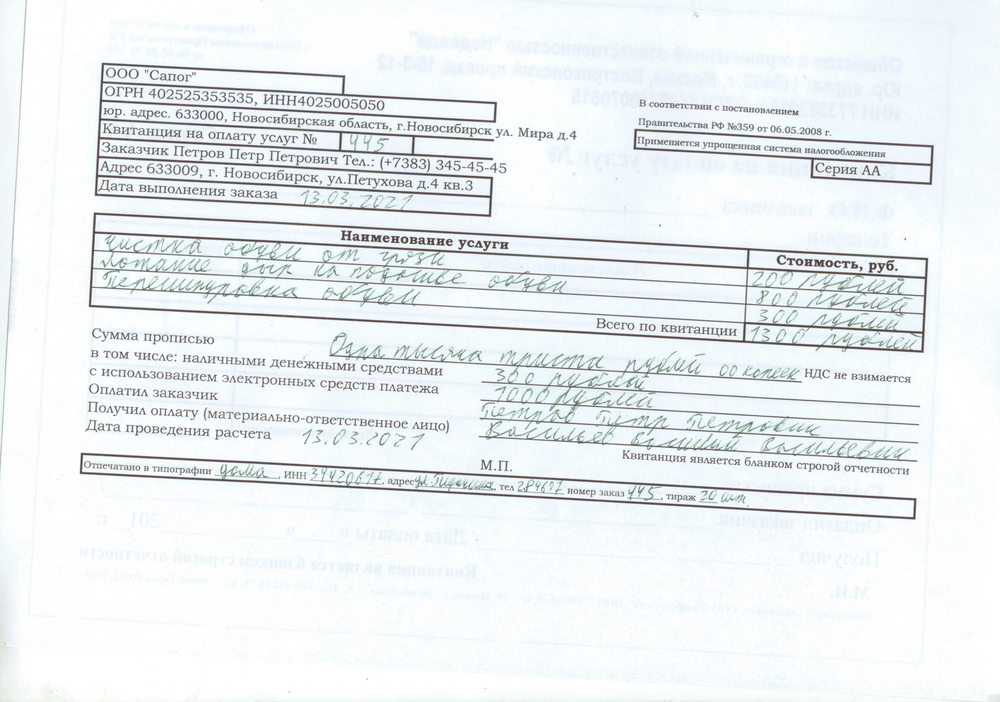
#> input picture images/lab6.1.in.jpg, 1000 x 702 px, shrunk from 7020 x 4928 before the run
$ python lab6.1.py
#> lines starting #> are read from the running program, lines starting #| are printed output that depends on the picture; after the words box and inside, x2 and y2 are one past the last pixel; in counts of white or black regions, pixels touching at a corner belong together; long printed decimals are rounded
import numpy
import math
import cv2

image = cv2.imread('images/lab6.1.in.jpg')
#> image is the input picture: shape (702, 1000, 3); mean B, G, R 241.8, 239.7, 235.3
image_gray = cv2.cvtColor(image, cv2.COLOR_BGR2GRAY)
image_edges = cv2.Canny(image_gray, 50, 150, apertureSize=3)
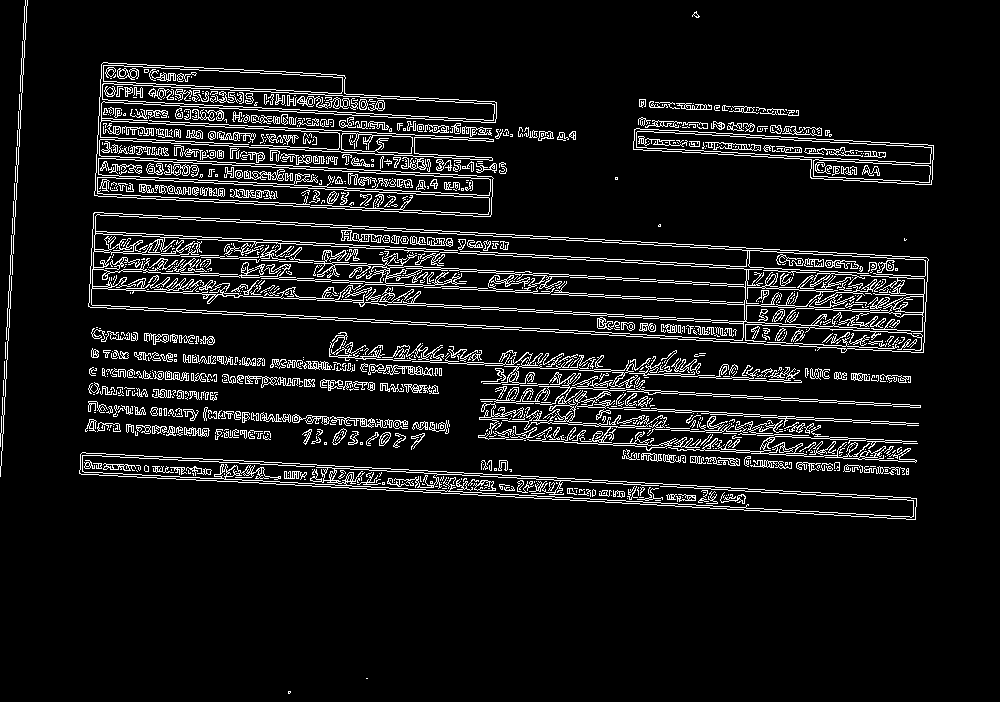
#> image_edges: shape (702, 1000); 8.6% white in thin lines or dots
lines = cv2.HoughLinesP(image_edges, 1, numpy.pi/180, 100, minLineLength=100, maxLineGap=10)
#> lines = 210 rows, first 6: [295, 225, 671, 245], [90, 269, 249, 277], [91, 251, 546, 275], [765, 136, 933, 145], [298, 223, 675, 243], [259, 483, 674, 505]
horizontal_line_sum = 0
horizontal_line_count = 0
vertical_line_sum = 0
vertical_line_count = 0
for line in lines:
    x1, y1, x2, y2 = line[0]
    angleRadian = math.atan2(y1 - y2, x1 - x2)
    angle = angleRadian * 180 / numpy.pi
    if 85 < angle < 95:
        vertical_line_sum += angle
        vertical_line_count += 1
    if -180 < angle < -175 or 0 < angle < 5:
        horizontal_line_sum += angle
        horizontal_line_count += 1
    print(angle)
    cv2.line(image, (x1, y1), (x2, y2), (0, 255, 0), 2)
#> this loop made 210 passes
#> (x1, y1, x2, y2, angleRadian, angle, vertical_line_sum, vertical_line_count) on passes 57 to 58: (2, 450, 21, 93, 1.62, 93.05, 93.05, 1), (8, 307, 24, 6, 1.62, 93.04, 186.1, 2)
#> (x1, y1, x2, y2, angleRadian, angle, horizontal_line_sum) on passes 1 to 6: (295, 225, 671, 245, -3.09, -177, -177), (90, 269, 249, 277, -3.09, -177.1, -354.1), (91, 251, 546, 275, -3.09, -177, -531.1), (765, 136, 933, 145, -3.09, -176.9, -708), (298, 223, 675, 243, -3.09, -177, -885), (259, 483, 674, 505, -3.09, -177, -1061.9)
#| -176.955
#| -177.120
#| -176.981
#| -176.934
#| -176.963
#| -176.965
#| -176.937
#| -175.858
#> (further printed lines are left out)
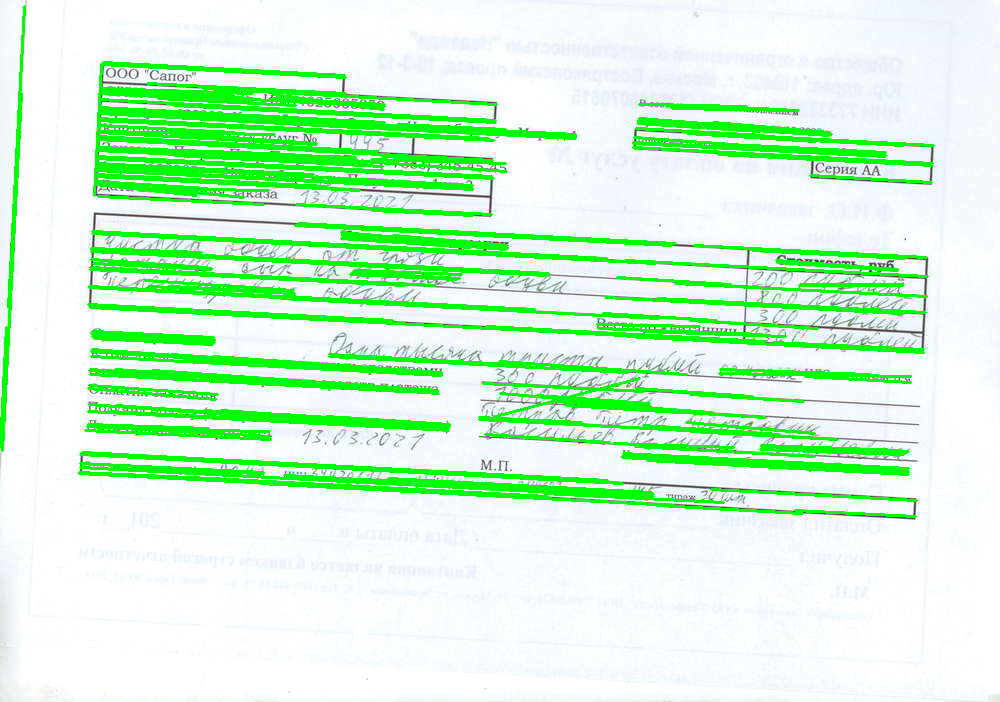
#> image: shape (702, 1000, 3); 14.52% of pixels changed, all inside (x1, y1, x2, y2) = (0, 5, 935, 518)
print(vertical_line_count, vertical_line_sum, horizontal_line_count, horizontal_line_sum)
#| 4 372.058 199 -35203.793
print(vertical_line_sum / vertical_line_count, horizontal_line_sum / horizontal_line_count)
#| 93.014 -176.903
vertical_line_average = vertical_line_sum / vertical_line_count
image_center = tuple(numpy.array(image.shape[1::-1]) / 2)
if vertical_line_average < 90:
    angle = 90 - vertical_line_average
    angle = -angle
else:
    angle = vertical_line_average - 90
rot_mat = cv2.getRotationMatrix2D(image_center, angle, 1.0)
result = cv2.warpAffine(image, rot_mat, image.shape[1::-1], flags=cv2.INTER_LINEAR)
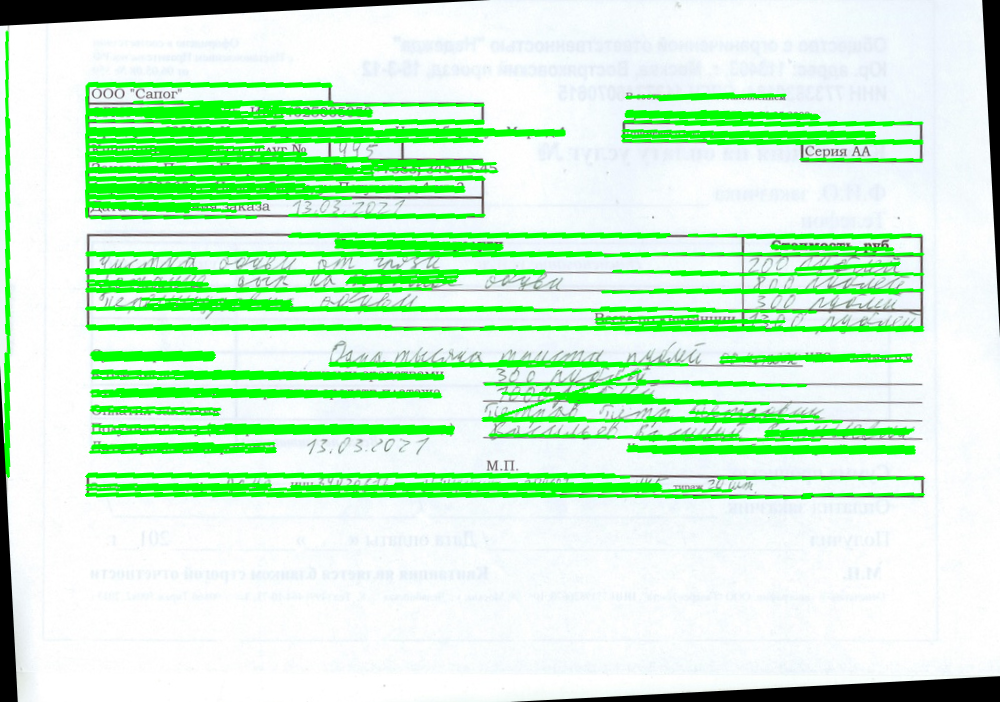
#> result: shape (702, 1000, 3); mean B, G, R 206.3, 241.6, 200.6
cv2.imshow('result', result)
cv2.waitKey(0)
cv2.destroyAllWindows()
